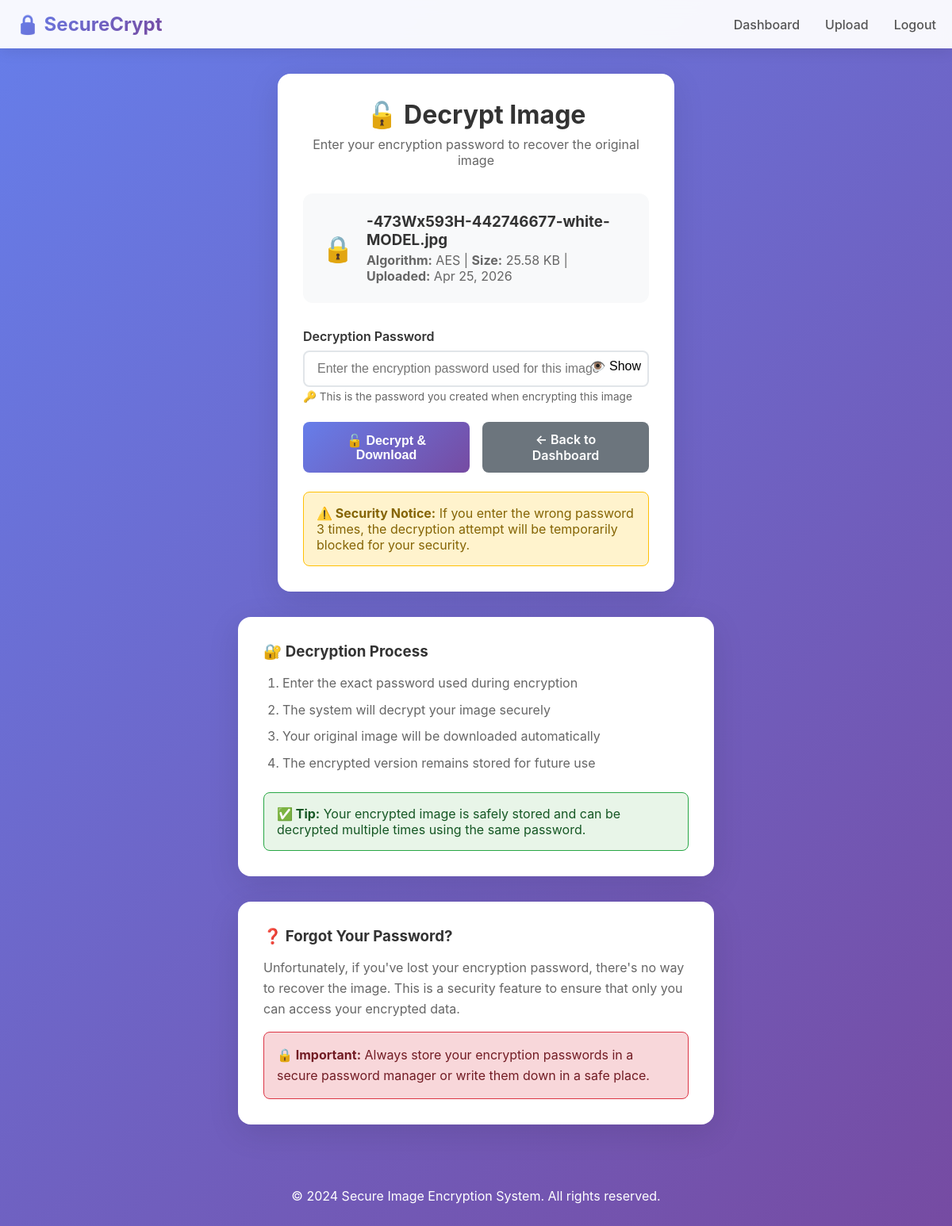
Page /decrypt/3 (signed in) on the committed database.
### app.py (models this page shows)
class Image(db.Model):
    id = db.Column(db.Integer, primary_key=True)
    filename = db.Column(db.String(255), nullable=False)
    original_filename = db.Column(db.String(255), nullable=False)
    encrypted_filename = db.Column(db.String(255), nullable=True)
    encryption_key = db.Column(db.Text, nullable=True)
    algorithm = db.Column(db.String(50), nullable=False)
    file_size = db.Column(db.Integer, nullable=False)
    user_id = db.Column(db.Integer, db.ForeignKey('user.id'), nullable=False)
    created_at = db.Column(db.DateTime, default=datetime.utcnow)

### app.py (the view, shortened to what this page needs)
@app.route('/decrypt/<int:image_id>', methods=['GET', 'POST'])
def decrypt(image_id):
    if 'user_id' not in session:
        return redirect(url_for('login'))
    image = Image.query.get_or_404(image_id)
    if image.user_id != session['user_id']:
        flash('Access denied', 'error')
        return redirect(url_for('dashboard'))
    return render_template('decrypt.html', image=image)

### templates/decrypt.html (shortened to what this page needs)
{% extends "base.html" %}
{% block content %}
<div class="container">
    <div class="card fade-in">
        <div class="text-center">
            <h1 style="color: #333; margin-bottom: 0.5rem;">🔓 Decrypt Image</h1>
            <p style="color: #666; margin-bottom: 2rem;">Enter your encryption password to recover the original image</p>
        </div>
        <div style="background: #f8f9fa; border-radius: 12px; padding: 1.5rem; margin-bottom: 2rem;">
            <div style="display: flex; align-items: center; gap: 1rem;">
                <div style="font-size: 2rem;">🔒</div>
                <div>
                    <h3 style="color: #333; margin-bottom: 0.25rem;">{{ image.original_filename }}</h3>
                    <p style="color: #666; margin: 0;">
                        <strong>Algorithm:</strong> {{ image.algorithm }} |
                        <strong>Size:</strong> {{ "%.2f"|format(image.file_size / 1024) }} KB |
                        <strong>Uploaded:</strong> {{ image.created_at.strftime('%b %d, %Y') }}
                    </p>
                </div>
            </div>
        </div>
        <form method="POST" action="{{ url_for('decrypt', image_id=image.id) }}" id="decryptForm">
            <div class="form-group">
                <label for="decryption_password" class="form-label">Decryption Password</label>
                <input type="password" id="decryption_password" name="decryption_password" class="form-input" required
                       placeholder="Enter the encryption password used for this image" autocomplete="current-password" autofocus>
                <small style="color: #666; font-size: 0.85rem; display: block; margin-top: 0.25rem;">
                    🔑 This is the password you created when encrypting this image
                </small>
            </div>
            <div style="display: flex; gap: 1rem; margin-bottom: 1.5rem;">
                <button type="submit" class="btn btn-primary" style="flex: 1;" id="decryptBtn">
                    🔓 Decrypt & Download
                </button>
                <a href="{{ url_for('dashboard') }}" class="btn btn-secondary" style="flex: 1;">
                    ← Back to Dashboard
                </a>
            </div>
        </form>
        <div style="background: #fff3cd; border-radius: 8px; padding: 1rem; border: 1px solid #ffc107; margin-top: 1.5rem;">
            <p style="color: #856404; margin: 0;">
                <strong>⚠️ Security Notice:</strong> If you enter the wrong password 3 times, the decryption attempt will be temporarily blocked for your security.
            </p>
        </div>
    </div>
    <div class="card" style="max-width: 600px; margin-top: 2rem;">
        <h3 style="color: #333; margin-bottom: 1rem;">🔐 Decryption Process</h3>
        <div style="color: #666; line-height: 1.6;">
            <ol style="padding-left: 1.5rem;">
                <li style="margin-bottom: 0.5rem;">Enter the exact password used during encryption</li>
                <li style="margin-bottom: 0.5rem;">The system will decrypt your image securely</li>
                <li style="margin-bottom: 0.5rem;">Your original image will be downloaded automatically</li>
                <li>The encrypted version remains stored for future use</li>
            </ol>
        </div>
        <div style="margin-top: 1.5rem; padding: 1rem; background: #e8f5e8; border-radius: 8px; border: 1px solid #28a745;">
            <p style="color: #155724; margin: 0;">
                <strong>✅ Tip:</strong> Your encrypted image is safely stored and can be decrypted multiple times using the same password.
            </p>
        </div>
    </div>
    <div class="card" style="max-width: 600px; margin-top: 2rem;">
        <h3 style="color: #333; margin-bottom: 1rem;">❓ Forgot Your Password?</h3>
        <div style="color: #666; line-height: 1.6;">
            <p style="margin-bottom: 1rem;">Unfortunately, if you've lost your encryption password, there's no way to recover the image. This is a security feature to ensure that only you can access your encrypted data.</p>
            <div style="padding: 1rem; background: #f8d7da; border-radius: 8px; border: 1px solid #dc3545;">
                <p style="color: #721c24; margin: 0;">
                    <strong>🔒 Important:</strong> Always store your encryption passwords in a secure password manager or write them down in a safe place.
                </p>
            </div>
        </div>
    </div>
</div>
{% endblock %}

### static/css/style.css (style rules this page uses)
* { margin: 0; padding: 0; box-sizing: border-box; }
body { font-family: -apple-system, BlinkMacSystemFont, 'Segoe UI', Roboto, Oxygen, Ubuntu, Cantarell, sans-serif; background: linear-gradient(135deg, #667eea 0%, #764ba2 100%); min-height: 100vh; color: #333; }
.container { max-width: 1200px; margin: 0 auto; padding: 0 20px; }
.card { background: white; border-radius: 16px; box-shadow: 0 10px 40px rgba(0, 0, 0, 0.1); padding: 2rem; margin: 2rem auto; max-width: 500px; transition: transform 0.3s ease, box-shadow 0.3s ease; }
.form-group { margin-bottom: 1.5rem; }
.form-label { display: block; margin-bottom: 0.5rem; font-weight: 600; color: #333; }
.form-input { width: 100%; padding: 0.75rem 1rem; border: 2px solid #e1e5e9; border-radius: 8px; font-size: 1rem; transition: border-color 0.3s ease, box-shadow 0.3s ease; }
.btn { padding: 0.75rem 1.5rem; border: none; border-radius: 8px; font-size: 1rem; font-weight: 600; cursor: pointer; transition: all 0.3s ease; text-decoration: none; display: inline-block; text-align: center; }
.btn-primary { background: linear-gradient(135deg, #667eea, #764ba2); color: white; }
.btn-secondary { background: #6c757d; color: white; }
.text-center { text-align: center; }
.fade-in { animation: fadeIn 0.5s ease-in; }

### rows in the picture
Image: original_filename "-473Wx593H-442746677-white-MODEL.jpg", algorithm "AES", image.file_size/1024 "25.58", created_at "Apr 25, 2026"
